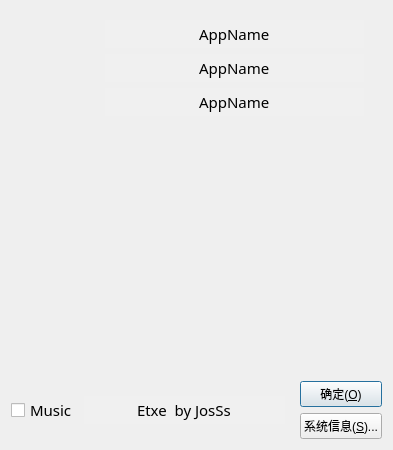
<?xml version="1.0" encoding="UTF-8"?>
<ui version="4.0">
 <class>AboutDialog</class>
 <widget class="QDialog" name="AboutDialog">
  <property name="geometry">
   <rect>
    <x>0</x>
    <y>0</y>
    <width>393</width>
    <height>450</height>
   </rect>
  </property>
  <property name="sizePolicy">
   <sizepolicy hsizetype="Ignored" vsizetype="Preferred">
    <horstretch>0</horstretch>
    <verstretch>0</verstretch>
   </sizepolicy>
  </property>
  <property name="windowTitle">
   <string>关于</string>
  </property>
  <layout class="QVBoxLayout" name="verticalLayout_3">
   <item>
    <widget class="QWidget" name="widget_4" native="true">
     <property name="sizePolicy">
      <sizepolicy hsizetype="Preferred" vsizetype="Fixed">
       <horstretch>0</horstretch>
       <verstretch>0</verstretch>
      </sizepolicy>
     </property>
     <layout class="QHBoxLayout" name="horizontalLayout_2">
      <item>
       <widget class="QLabel" name="labelIcon">
        <property name="minimumSize">
         <size>
          <width>70</width>
          <height>70</height>
         </size>
        </property>
        <property name="maximumSize">
         <size>
          <width>70</width>
          <height>70</height>
         </size>
        </property>
        <property name="text">
         <string/>
        </property>
       </widget>
      </item>
      <item>
       <widget class="QWidget" name="widget_3" native="true">
        <property name="sizePolicy">
         <sizepolicy hsizetype="Preferred" vsizetype="Fixed">
          <horstretch>0</horstretch>
          <verstretch>0</verstretch>
         </sizepolicy>
        </property>
        <layout class="QVBoxLayout" name="verticalLayout_4">
         <property name="spacing">
          <number>0</number>
         </property>
         <property name="topMargin">
          <number>0</number>
         </property>
         <property name="bottomMargin">
          <number>0</number>
         </property>
         <item>
          <widget class="QLineEdit" name="lineEditAppName">
           <property name="palette">
            <palette>
             <active>
              <colorrole role="Base">
               <brush brushstyle="SolidPattern">
                <color alpha="255">
                 <red>240</red>
                 <green>240</green>
                 <blue>240</blue>
                </color>
               </brush>
              </colorrole>
             </active>
             <inactive>
              <colorrole role="Base">
               <brush brushstyle="SolidPattern">
                <color alpha="255">
                 <red>240</red>
                 <green>240</green>
                 <blue>240</blue>
                </color>
               </brush>
              </colorrole>
             </inactive>
             <disabled>
              <colorrole role="Base">
               <brush brushstyle="SolidPattern">
                <color alpha="255">
                 <red>240</red>
                 <green>240</green>
                 <blue>240</blue>
                </color>
               </brush>
              </colorrole>
             </disabled>
            </palette>
           </property>
           <property name="font">
            <font>
             <family>宋体</family>
             <pointsize>11</pointsize>
            </font>
           </property>
           <property name="text">
            <string>AppName</string>
           </property>
           <property name="frame">
            <bool>false</bool>
           </property>
           <property name="alignment">
            <set>Qt::AlignCenter</set>
           </property>
           <property name="readOnly">
            <bool>true</bool>
           </property>
          </widget>
         </item>
         <item>
          <spacer name="verticalSpacer">
           <property name="orientation">
            <enum>Qt::Vertical</enum>
           </property>
           <property name="sizeType">
            <enum>QSizePolicy::Fixed</enum>
           </property>
           <property name="sizeHint" stdset="0">
            <size>
             <width>20</width>
             <height>6</height>
            </size>
           </property>
          </spacer>
         </item>
         <item>
          <widget class="QLineEdit" name="lineEditAppVersion">
           <property name="palette">
            <palette>
             <active>
              <colorrole role="Base">
               <brush brushstyle="SolidPattern">
                <color alpha="255">
                 <red>240</red>
                 <green>240</green>
                 <blue>240</blue>
                </color>
               </brush>
              </colorrole>
             </active>
             <inactive>
              <colorrole role="Base">
               <brush brushstyle="SolidPattern">
                <color alpha="255">
                 <red>240</red>
                 <green>240</green>
                 <blue>240</blue>
                </color>
               </brush>
              </colorrole>
             </inactive>
             <disabled>
              <colorrole role="Base">
               <brush brushstyle="SolidPattern">
                <color alpha="255">
                 <red>240</red>
                 <green>240</green>
                 <blue>240</blue>
                </color>
               </brush>
              </colorrole>
             </disabled>
            </palette>
           </property>
           <property name="font">
            <font>
             <family>宋体</family>
             <pointsize>11</pointsize>
            </font>
           </property>
           <property name="text">
            <string>AppName</string>
           </property>
           <property name="frame">
            <bool>false</bool>
           </property>
           <property name="alignment">
            <set>Qt::AlignCenter</set>
           </property>
           <property name="readOnly">
            <bool>true</bool>
           </property>
          </widget>
         </item>
         <item>
          <spacer name="verticalSpacer_2">
           <property name="orientation">
            <enum>Qt::Vertical</enum>
           </property>
           <property name="sizeType">
            <enum>QSizePolicy::Fixed</enum>
           </property>
           <property name="sizeHint" stdset="0">
            <size>
             <width>20</width>
             <height>6</height>
            </size>
           </property>
          </spacer>
         </item>
         <item>
          <widget class="QLineEdit" name="lineEditSystemInfo">
           <property name="palette">
            <palette>
             <active>
              <colorrole role="Base">
               <brush brushstyle="SolidPattern">
                <color alpha="255">
                 <red>240</red>
                 <green>240</green>
                 <blue>240</blue>
                </color>
               </brush>
              </colorrole>
             </active>
             <inactive>
              <colorrole role="Base">
               <brush brushstyle="SolidPattern">
                <color alpha="255">
                 <red>240</red>
                 <green>240</green>
                 <blue>240</blue>
                </color>
               </brush>
              </colorrole>
             </inactive>
             <disabled>
              <colorrole role="Base">
               <brush brushstyle="SolidPattern">
                <color alpha="255">
                 <red>240</red>
                 <green>240</green>
                 <blue>240</blue>
                </color>
               </brush>
              </colorrole>
             </disabled>
            </palette>
           </property>
           <property name="font">
            <font>
             <family>宋体</family>
             <pointsize>11</pointsize>
            </font>
           </property>
           <property name="text">
            <string>AppName</string>
           </property>
           <property name="frame">
            <bool>false</bool>
           </property>
           <property name="alignment">
            <set>Qt::AlignCenter</set>
           </property>
           <property name="readOnly">
            <bool>true</bool>
           </property>
          </widget>
         </item>
        </layout>
       </widget>
      </item>
     </layout>
    </widget>
   </item>
   <item>
    <widget class="QLabel" name="labelStar">
     <property name="font">
      <font>
       <family>Arial</family>
       <pointsize>12</pointsize>
      </font>
     </property>
    </widget>
   </item>
   <item>
    <widget class="QWidget" name="widget" native="true">
     <property name="sizePolicy">
      <sizepolicy hsizetype="Preferred" vsizetype="Fixed">
       <horstretch>0</horstretch>
       <verstretch>0</verstretch>
      </sizepolicy>
     </property>
     <layout class="QGridLayout" name="gridLayout">
      <property name="leftMargin">
       <number>0</number>
      </property>
      <property name="topMargin">
       <number>0</number>
      </property>
      <property name="rightMargin">
       <number>0</number>
      </property>
      <property name="bottomMargin">
       <number>0</number>
      </property>
      <item row="0" column="0">
       <widget class="QWidget" name="widget_5" native="true">
        <layout class="QHBoxLayout" name="horizontalLayout">
         <property name="leftMargin">
          <number>0</number>
         </property>
         <property name="topMargin">
          <number>0</number>
         </property>
         <property name="bottomMargin">
          <number>0</number>
         </property>
         <item>
          <widget class="QCheckBox" name="checkBoxMusic">
           <property name="sizePolicy">
            <sizepolicy hsizetype="Minimum" vsizetype="Fixed">
             <horstretch>0</horstretch>
             <verstretch>0</verstretch>
            </sizepolicy>
           </property>
           <property name="font">
            <font>
             <family>宋体</family>
             <pointsize>11</pointsize>
            </font>
           </property>
           <property name="text">
            <string>Music</string>
           </property>
          </widget>
         </item>
         <item>
          <widget class="QLineEdit" name="lineEditSystemInfo_2">
           <property name="sizePolicy">
            <sizepolicy hsizetype="Expanding" vsizetype="Fixed">
             <horstretch>0</horstretch>
             <verstretch>0</verstretch>
            </sizepolicy>
           </property>
           <property name="palette">
            <palette>
             <active>
              <colorrole role="Base">
               <brush brushstyle="SolidPattern">
                <color alpha="255">
                 <red>240</red>
                 <green>240</green>
                 <blue>240</blue>
                </color>
               </brush>
              </colorrole>
             </active>
             <inactive>
              <colorrole role="Base">
               <brush brushstyle="SolidPattern">
                <color alpha="255">
                 <red>240</red>
                 <green>240</green>
                 <blue>240</blue>
                </color>
               </brush>
              </colorrole>
             </inactive>
             <disabled>
              <colorrole role="Base">
               <brush brushstyle="SolidPattern">
                <color alpha="255">
                 <red>240</red>
                 <green>240</green>
                 <blue>240</blue>
                </color>
               </brush>
              </colorrole>
             </disabled>
            </palette>
           </property>
           <property name="font">
            <font>
             <family>宋体</family>
             <pointsize>11</pointsize>
            </font>
           </property>
           <property name="text">
            <string>Etxe  by JosSs</string>
           </property>
           <property name="frame">
            <bool>false</bool>
           </property>
           <property name="alignment">
            <set>Qt::AlignCenter</set>
           </property>
           <property name="readOnly">
            <bool>true</bool>
           </property>
          </widget>
         </item>
        </layout>
       </widget>
      </item>
      <item row="0" column="1">
       <widget class="QWidget" name="widget_2" native="true">
        <property name="sizePolicy">
         <sizepolicy hsizetype="Minimum" vsizetype="Preferred">
          <horstretch>0</horstretch>
          <verstretch>0</verstretch>
         </sizepolicy>
        </property>
        <layout class="QVBoxLayout" name="verticalLayout">
         <property name="leftMargin">
          <number>0</number>
         </property>
         <property name="topMargin">
          <number>0</number>
         </property>
         <property name="rightMargin">
          <number>0</number>
         </property>
         <property name="bottomMargin">
          <number>0</number>
         </property>
         <item>
          <widget class="QPushButton" name="pushButtonOk">
           <property name="sizePolicy">
            <sizepolicy hsizetype="Minimum" vsizetype="Fixed">
             <horstretch>0</horstretch>
             <verstretch>0</verstretch>
            </sizepolicy>
           </property>
           <property name="text">
            <string>确定(&amp;O)</string>
           </property>
           <property name="default">
            <bool>true</bool>
           </property>
          </widget>
         </item>
         <item>
          <widget class="QPushButton" name="pushButtonSystemInfo">
           <property name="sizePolicy">
            <sizepolicy hsizetype="Minimum" vsizetype="Fixed">
             <horstretch>0</horstretch>
             <verstretch>0</verstretch>
            </sizepolicy>
           </property>
           <property name="text">
            <string>系统信息(&amp;S)...</string>
           </property>
          </widget>
         </item>
        </layout>
       </widget>
      </item>
     </layout>
    </widget>
   </item>
  </layout>
 </widget>
 <resources/>
 <connections/>
</ui>
